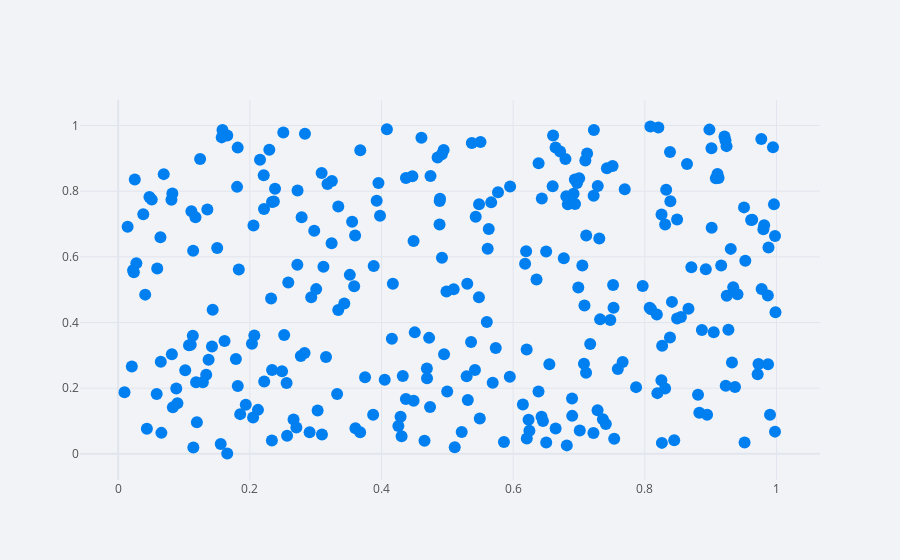

Write notebook code for a chart like this one.
### Code cell
df.iplot(x = 'a',y = 'b',theme='polar',mode='markers')

### Figure 1 — Plotly figure (JSON) as saved in the notebook; plotly's stock layout.template omitted (floating-point values rounded to 4 significant figures; data arrays with more than 128 entries replaced by an {"elided": "..."} marker saying what was removed)
{"data": [{"line": {"color": "rgba(0, 128, 240, 1.0)", "dash": "solid", "shape": "linear", "width": 1.3}, "marker": {"size": 12, "symbol": "circle"}, "mode": "markers", "name": "b", "text": "", "type": "scatter", "x": {"elided": "300 float values"}, "y": {"elided": "300 float values"}}], "layout": {"legend": {"bgcolor": "#F2F3F7", "font": {"color": "#505050"}}, "paper_bgcolor": "#F2F3F7", "plot_bgcolor": "#F2F3F7", "title": {"font": {"color": "#484848"}}, "xaxis": {"gridcolor": "#E1E5ED", "showgrid": true, "tickfont": {"color": "#505050"}, "title": {"font": {"color": "#505050"}, "text": ""}, "zerolinecolor": "#E1E5ED"}, "yaxis": {"gridcolor": "#E1E5ED", "showgrid": true, "tickfont": {"color": "#505050"}, "title": {"font": {"color": "#505050"}, "text": ""}, "zerolinecolor": "#E1E5ED"}}}
